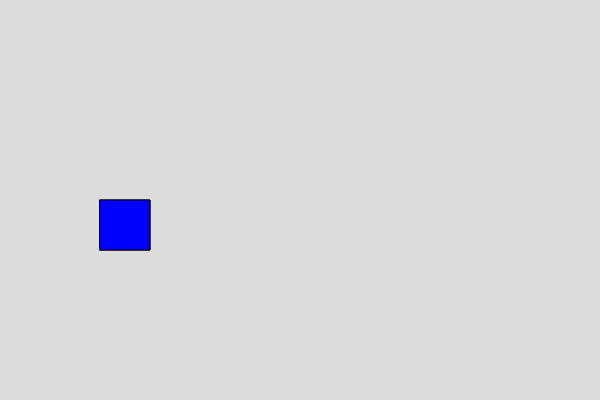
Frame 1 (no input)
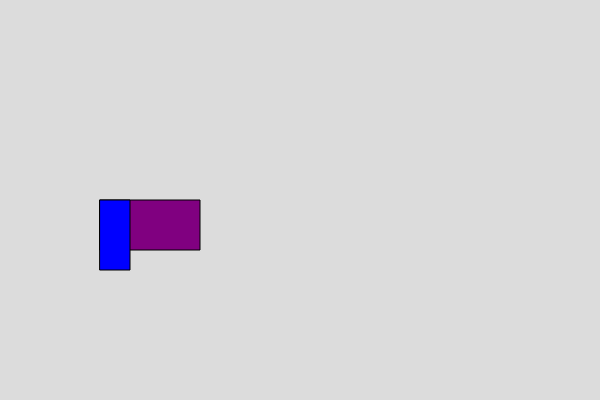
Frame 60 (no input)
Frame 120 (the mouse pressed at the canvas centre since frame 60): identical to frame 60, image omitted

The p5.js sketch that drew these frames (run headless with seeded random() and noise() and a simulated clock; from frame 60 on, the mouse is pressed at the canvas centre):

// p5.js sketch
// ── sketch.js

var box1;
var box2;

function setup() {
  createCanvas(600, 400);
  box1 = new Box();
  box2 = new Box();
}

function draw() {
  background(220);

  box1.show("purple");
  box1.width(100);

  box2.show("blue");
  box2.width(30);
  box2.height(70);
}


// ── box.js
class Box
  {
    constructor()
    {
      this.x =100;
      this.y = 200
      this.w = 50;
      this.h = 50;
    }
    
    show(c)
    {
      fill(c);
      rect(this.x,this.y,this.w,this.h)
    }

    width(wid){
      this.w = wid;
    }

    height(hei){
      this.h = hei;
    }
    //write function to set the width of the box

  }

  
